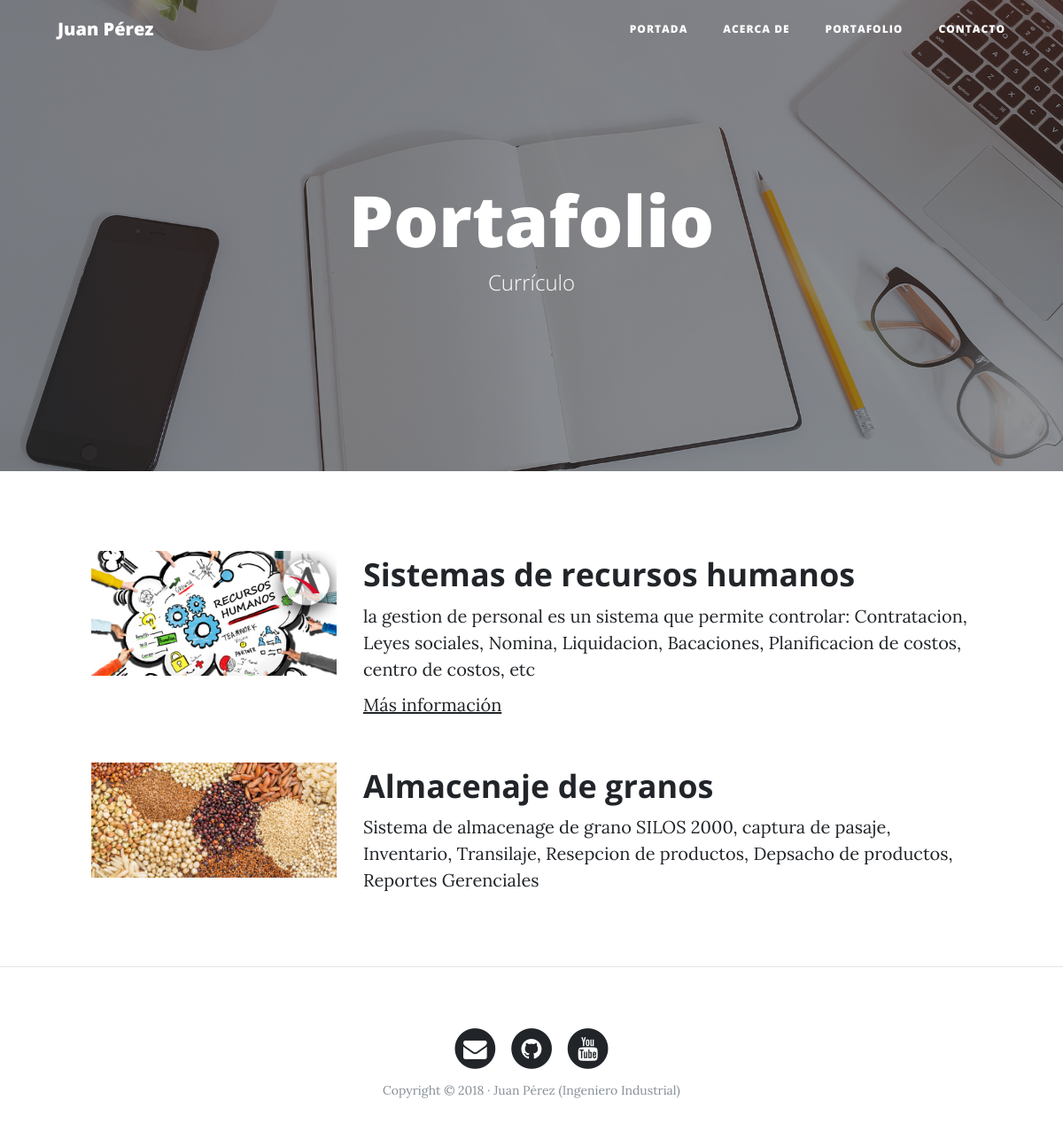
The page /portfolio/ on the database its author committed.
### portfolio/models.py (models this page shows, shortened)
class Project(models.Model):
    title = models.CharField(max_length=200 ,verbose_name ="Titulo")
    description = models.TextField( verbose_name ="Descripcion")
    image = models.ImageField( verbose_name ="Imagen", upload_to= "projects")
    created = models.DateTimeField(auto_now_add=True ,verbose_name ="Fecha de Creacion")
    updated = models.DateTimeField(auto_now=True ,verbose_name ="Fecha de Edicion")
    link = models.URLField(null=True, blank=True,  # <=====
        verbose_name="Dirección Web")
    class Meta:
        verbose_name = 'proyecto'
        verbose_name_plural = 'proyectos'
        ordering = ["-created"]

### portfolio/views.py (the view)
# urls.py: path('portfolio/',portfolio_views.portfolio,name="portfolio"),
def portfolio(request):
    projects = Project.objects.all()
    return render(request,"portfolio/portfolio.html",{'projects': projects })

### portfolio/templates/portfolio/portfolio.html (shortened to what this page needs)
{% extends 'core/base.html' %}
{% block background %} {% load static %} {% static 'core/img/portfolio-bg.jpg' %} {% endblock %}
{% block header %}
<h1>Portafolio</h1>
<span class="subheading">Currículo</span>
{% endblock %}
{% block content %}
    {% for project in projects%}
        <div class="row project">
            <div class="col-lg-3 col-md-4 offset-lg-1">
                <img class="img-fluid" src="{{project.image.url}}" alt="">
            </div>
            <div class="col-lg-7 col-md-8">
                <h2 class="section-heading title">{{ project.title }}</h2>
                <p>{{project.description}}</p>
            {% if project.link %}
                <p><a href="{{project.link}}">Más información</a></p>
            {% endif %}
            </div>
        </div>
    {% endfor %}
{% endblock %}

### core/templates/core/base.html (shortened to what this page needs)
<!DOCTYPE html>
<html lang="es">
<head>
    {% load static%}
    <link href="{% static 'core/vendor/bootstrap/css/bootstrap.min.css' %}" rel="stylesheet">
    <link href="{% static 'core/vendor/font-awesome/css/font-awesome.min.css' %}" rel="stylesheet" type="text/css">
    <link href="{% static 'core/css/clean-blog.min.css' %}" rel="stylesheet">
</head>
<body>
    <nav class="navbar navbar-expand-lg navbar-light fixed-top" id="mainNav">
        <div class="container">
            <a class="navbar-brand" href="{% url 'home' %}">Juan Pérez</a>
            <div class="collapse navbar-collapse" id="navbarResponsive">
                <ul class="navbar-nav ml-auto">
                    <li class="nav-item">
                        <a class="nav-link" href="{% url 'home' %}">Portada</a>
                    </li>
                    <li class="nav-item">
                        <a class="nav-link" href="{% url 'about' %}">Acerca de</a>
                    </li>
                    <li class="nav-item">
                        <a class="nav-link" href="{% url 'portfolio' %}">Portafolio</a>
                    </li>
                    <li class="nav-item">
                        <a class="nav-link" href="{% url 'contact' %}">Contacto</a>
                    </li>
                </ul>
            </div>
        </div>
    </nav>
    <header class="masthead" style="background-image: url(' {% block background %}{% endblock %} ')">
        <div class="overlay"></div>
        <div class="container">
            <div class="row">
                <div class="col-lg-8 col-md-10 mx-auto">
                    <div class="site-heading">
                        {% block header %}{% endblock %}
                    </div>
                </div>
            </div>
        </div>
    </header>
    {% block content %} {% endblock %}
      {% if request.path != "/" %} <hr>{% endif %}
    <footer>
        <div class="container">
            <div class="row">
                <div class="col-lg-8 col-md-10 mx-auto">
                    <ul class="list-inline text-center">
                        <li class="list-inline-item">
                            <a href="#">
                                <span class="fa-stack fa-lg">
                    <i class="fa fa-circle fa-stack-2x"></i>
                    <i class="fa fa-envelope fa-stack-1x fa-inverse"></i>
                  </span>
                            </a>
                        </li>
                        <li class="list-inline-item">
                            <a href="#">
                                <span class="fa-stack fa-lg">
                    <i class="fa fa-circle fa-stack-2x"></i>
                    <i class="fa fa-github fa-stack-1x fa-inverse"></i>
                  </span>
                            </a>
                        </li>
                        <li class="list-inline-item">
                            <a href="#">
                                <span class="fa-stack fa-lg">
                    <i class="fa fa-circle fa-stack-2x"></i>
                    <i class="fa fa-youtube fa-stack-1x fa-inverse"></i>
                  </span>
                            </a>
                        </li>
                    </ul>
                    <p class="copyright text-muted">Copyright &copy; 2018 · Juan Pérez (Ingeniero Industrial) </p>
                </div>
            </div>
        </div>
    </footer>
</body>
</html>

### rows shown on the page
Project: image (picture), title "Sistemas de recursos humanos", description "la gestion de personal es un sistema que permite controlar: Contratacion, Leyes sociales, Nomina, Liquidacion, Bacaciones, Planificacion de costos, centro de costos, etc"
Project: image (picture), title "Almacenaje de granos", description "Sistema de almacenage de grano SILOS 2000, captura de pasaje, Inventario, Transilaje, Resepcion de productos, Depsacho de productos, Reportes Gerenciales"
